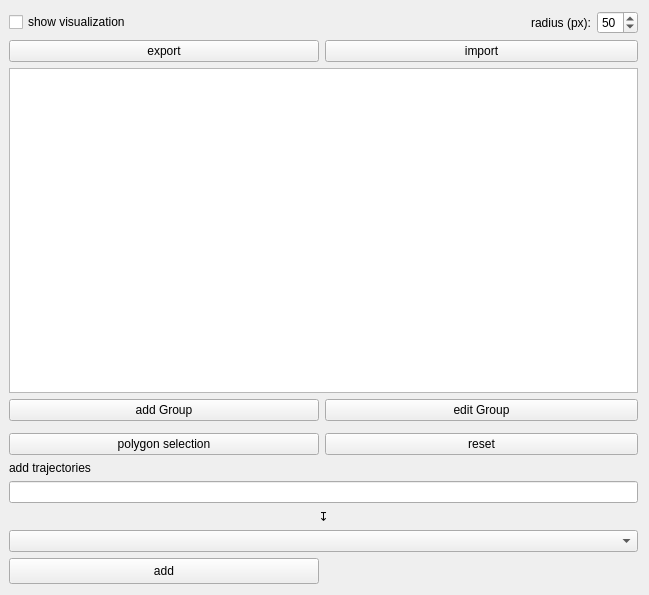
<?xml version="1.0" encoding="UTF-8"?>
<ui version="4.0">
 <class>AnnotationGroupUI</class>
 <widget class="QWidget" name="AnnotationGroupUI">
  <property name="geometry">
   <rect>
    <x>0</x>
    <y>0</y>
    <width>649</width>
    <height>595</height>
   </rect>
  </property>
  <property name="windowTitle">
   <string>GroupBox</string>
  </property>
  <property name="title" stdset="0">
   <string>Group annotations</string>
  </property>
  <layout class="QGridLayout" name="gridLayout">
   <property name="sizeConstraint">
    <enum>QLayout::SetDefaultConstraint</enum>
   </property>
   <property name="leftMargin">
    <number>9</number>
   </property>
   <item row="12" column="0" colspan="2">
    <widget class="QLabel" name="lblDownArrow">
     <property name="text">
      <string>↧</string>
     </property>
     <property name="alignment">
      <set>Qt::AlignCenter</set>
     </property>
    </widget>
   </item>
   <item row="16" column="0" colspan="2">
    <layout class="QHBoxLayout" name="horizontalLayout" stretch="2">
     <item>
      <widget class="QComboBox" name="comboGroup">
       <property name="statusTip">
        <string/>
       </property>
       <property name="currentText">
        <string/>
       </property>
       <property name="placeholderText">
        <string>select group</string>
       </property>
      </widget>
     </item>
    </layout>
   </item>
   <item row="5" column="0" colspan="2">
    <widget class="QTreeView" name="treeView"/>
   </item>
   <item row="8" column="0">
    <widget class="QPushButton" name="btnPolygonSelection">
     <property name="text">
      <string>polygon selection</string>
     </property>
    </widget>
   </item>
   <item row="6" column="1">
    <widget class="QPushButton" name="btnEditGroup">
     <property name="text">
      <string>edit Group</string>
     </property>
    </widget>
   </item>
   <item row="17" column="0">
    <widget class="QPushButton" name="btnAddTrajectories">
     <property name="minimumSize">
      <size>
       <width>310</width>
       <height>26</height>
      </size>
     </property>
     <property name="text">
      <string>add</string>
     </property>
    </widget>
   </item>
   <item row="11" column="0" colspan="2">
    <widget class="QLineEdit" name="txtTrajectoriesToAdd"/>
   </item>
   <item row="9" column="0">
    <widget class="QLabel" name="lblBulkAdd">
     <property name="text">
      <string>add trajectories</string>
     </property>
    </widget>
   </item>
   <item row="3" column="0">
    <widget class="QPushButton" name="btnExport">
     <property name="text">
      <string>export</string>
     </property>
    </widget>
   </item>
   <item row="6" column="0">
    <widget class="QPushButton" name="btnAddGroup">
     <property name="text">
      <string>add Group</string>
     </property>
    </widget>
   </item>
   <item row="3" column="1">
    <widget class="QPushButton" name="btnImport">
     <property name="text">
      <string>import</string>
     </property>
    </widget>
   </item>
   <item row="7" column="0" colspan="2">
    <widget class="Line" name="line">
     <property name="orientation">
      <enum>Qt::Vertical</enum>
     </property>
    </widget>
   </item>
   <item row="8" column="1">
    <widget class="QPushButton" name="btnReset">
     <property name="text">
      <string>reset</string>
     </property>
    </widget>
   </item>
   <item row="17" column="1">
    <layout class="QHBoxLayout" name="horizontalLayout_2">
     <item>
      <spacer name="horizontalSpacer">
       <property name="orientation">
        <enum>Qt::Horizontal</enum>
       </property>
       <property name="sizeHint" stdset="0">
        <size>
         <width>40</width>
         <height>20</height>
        </size>
       </property>
      </spacer>
     </item>
     <item>
      <widget class="QLabel" name="lblColorPreview">
       <property name="minimumSize">
        <size>
         <width>34</width>
         <height>0</height>
        </size>
       </property>
       <property name="text">
        <string/>
       </property>
      </widget>
     </item>
    </layout>
   </item>
   <item row="0" column="0" colspan="2">
    <layout class="QHBoxLayout" name="horizontalLayout_3">
     <property name="sizeConstraint">
      <enum>QLayout::SetDefaultConstraint</enum>
     </property>
     <item>
      <widget class="QCheckBox" name="ckbxShow">
       <property name="toolTip">
        <string>display colored circles on trajectories to show current group assignment</string>
       </property>
       <property name="text">
        <string>show visualization </string>
       </property>
      </widget>
     </item>
     <item>
      <widget class="QLabel" name="label">
       <property name="sizePolicy">
        <sizepolicy hsizetype="Preferred" vsizetype="Preferred">
         <horstretch>1</horstretch>
         <verstretch>0</verstretch>
        </sizepolicy>
       </property>
       <property name="toolTip">
        <string>Define the radius (in pixel) of the circles when visualizing groups</string>
       </property>
       <property name="text">
        <string>radius (px):</string>
       </property>
       <property name="alignment">
        <set>Qt::AlignRight|Qt::AlignTrailing|Qt::AlignVCenter</set>
       </property>
      </widget>
     </item>
     <item>
      <widget class="QSpinBox" name="spinRadius">
       <property name="value">
        <number>50</number>
       </property>
      </widget>
     </item>
    </layout>
   </item>
  </layout>
 </widget>
 <tabstops>
  <tabstop>btnExport</tabstop>
  <tabstop>btnImport</tabstop>
  <tabstop>treeView</tabstop>
  <tabstop>btnAddGroup</tabstop>
  <tabstop>btnEditGroup</tabstop>
  <tabstop>btnPolygonSelection</tabstop>
  <tabstop>btnReset</tabstop>
  <tabstop>txtTrajectoriesToAdd</tabstop>
  <tabstop>comboGroup</tabstop>
  <tabstop>btnAddTrajectories</tabstop>
 </tabstops>
 <resources/>
 <connections/>
</ui>
